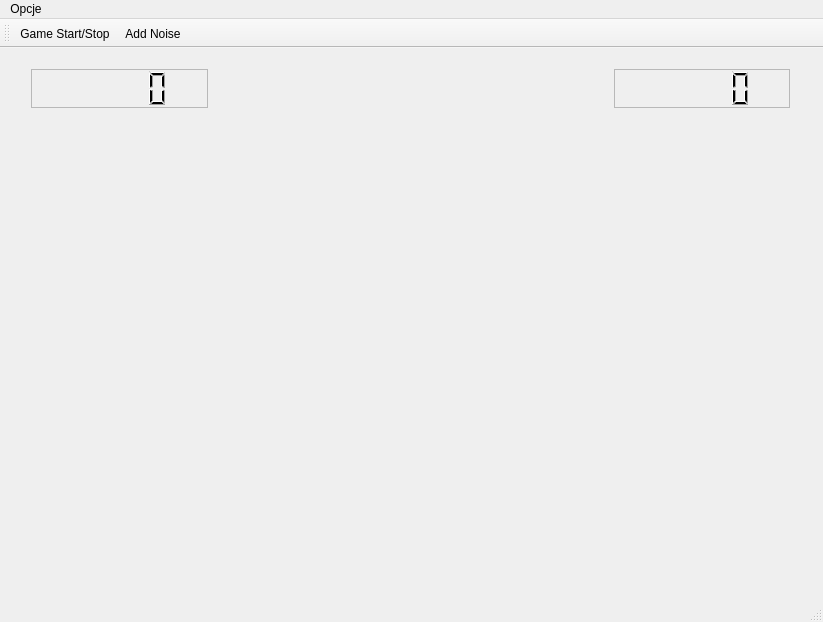
<?xml version="1.0" encoding="UTF-8"?>
<ui version="4.0">
 <class>MainWindow</class>
 <widget class="QMainWindow" name="MainWindow">
  <property name="geometry">
   <rect>
    <x>0</x>
    <y>0</y>
    <width>823</width>
    <height>622</height>
   </rect>
  </property>
  <property name="windowTitle">
   <string>MainWindow</string>
  </property>
  <widget class="QWidget" name="centralWidget">
   <widget class="QWidget" name="verticalLayoutWidget">
    <property name="geometry">
     <rect>
      <x>10</x>
      <y>70</y>
      <width>801</width>
      <height>451</height>
     </rect>
    </property>
    <layout class="QVBoxLayout" name="verticalLayout_2">
     <item>
      <widget class="QWidget" name="GameWidget" native="true"/>
     </item>
    </layout>
   </widget>
   <widget class="QWidget" name="horizontalLayoutWidget">
    <property name="geometry">
     <rect>
      <x>20</x>
      <y>10</y>
      <width>781</width>
      <height>61</height>
     </rect>
    </property>
    <layout class="QHBoxLayout" name="horizontalLayout">
     <item>
      <widget class="QLCDNumber" name="ScoreFirstPlayer">
       <property name="frameShape">
        <enum>QFrame::StyledPanel</enum>
       </property>
       <property name="frameShadow">
        <enum>QFrame::Sunken</enum>
       </property>
      </widget>
     </item>
     <item>
      <spacer name="horizontalSpacer">
       <property name="orientation">
        <enum>Qt::Horizontal</enum>
       </property>
       <property name="sizeType">
        <enum>QSizePolicy::Fixed</enum>
       </property>
       <property name="sizeHint" stdset="0">
        <size>
         <width>400</width>
         <height>20</height>
        </size>
       </property>
      </spacer>
     </item>
     <item>
      <widget class="QLCDNumber" name="ScoreSecondPlayer">
       <property name="sizePolicy">
        <sizepolicy hsizetype="Minimum" vsizetype="Minimum">
         <horstretch>0</horstretch>
         <verstretch>0</verstretch>
        </sizepolicy>
       </property>
       <property name="layoutDirection">
        <enum>Qt::LeftToRight</enum>
       </property>
       <property name="frameShape">
        <enum>QFrame::StyledPanel</enum>
       </property>
       <property name="smallDecimalPoint">
        <bool>false</bool>
       </property>
      </widget>
     </item>
    </layout>
   </widget>
   <zorder>widget</zorder>
   <zorder>verticalLayoutWidget</zorder>
   <zorder>horizontalLayoutWidget</zorder>
  </widget>
  <widget class="QMenuBar" name="menuBar">
   <property name="geometry">
    <rect>
     <x>0</x>
     <y>0</y>
     <width>823</width>
     <height>26</height>
    </rect>
   </property>
   <widget class="QMenu" name="menuOpcje">
    <property name="title">
     <string>Opcje</string>
    </property>
    <widget class="QMenu" name="menuRuchy">
     <property name="title">
      <string>Ruchy</string>
     </property>
     <addaction name="actionFirstPlayerUp"/>
     <addaction name="actionFirstPlayerDown"/>
     <addaction name="actionSecondPlayerUp"/>
     <addaction name="actionSecondPlayerDown"/>
    </widget>
    <addaction name="menuRuchy"/>
   </widget>
   <addaction name="menuOpcje"/>
  </widget>
  <widget class="QToolBar" name="mainToolBar">
   <attribute name="toolBarArea">
    <enum>TopToolBarArea</enum>
   </attribute>
   <attribute name="toolBarBreak">
    <bool>true</bool>
   </attribute>
   <addaction name="actionStart"/>
   <addaction name="actionMakeNoise"/>
  </widget>
  <widget class="QStatusBar" name="statusBar"/>
  <action name="actionStart">
   <property name="checkable">
    <bool>true</bool>
   </property>
   <property name="text">
    <string>Game Start/Stop</string>
   </property>
   <property name="toolTip">
    <string>Włącz grę</string>
   </property>
   <property name="shortcut">
    <string>Space</string>
   </property>
  </action>
  <action name="actionFirstPlayerUp">
   <property name="text">
    <string>1 UP</string>
   </property>
   <property name="shortcut">
    <string>W</string>
   </property>
  </action>
  <action name="actionFirstPlayerDown">
   <property name="text">
    <string>1 Down</string>
   </property>
   <property name="toolTip">
    <string>1 Down</string>
   </property>
   <property name="shortcut">
    <string>S</string>
   </property>
  </action>
  <action name="actionSecondPlayerUp">
   <property name="text">
    <string>2 UP</string>
   </property>
   <property name="shortcut">
    <string>Up</string>
   </property>
  </action>
  <action name="actionSecondPlayerDown">
   <property name="text">
    <string>2 Down</string>
   </property>
   <property name="shortcut">
    <string>Down</string>
   </property>
  </action>
  <action name="actionMakeNoise">
   <property name="text">
    <string>Add Noise</string>
   </property>
   <property name="toolTip">
    <string>Dodaj w losowych miejscach ściany</string>
   </property>
  </action>
 </widget>
 <layoutdefault spacing="6" margin="11"/>
 <resources/>
 <connections/>
</ui>
